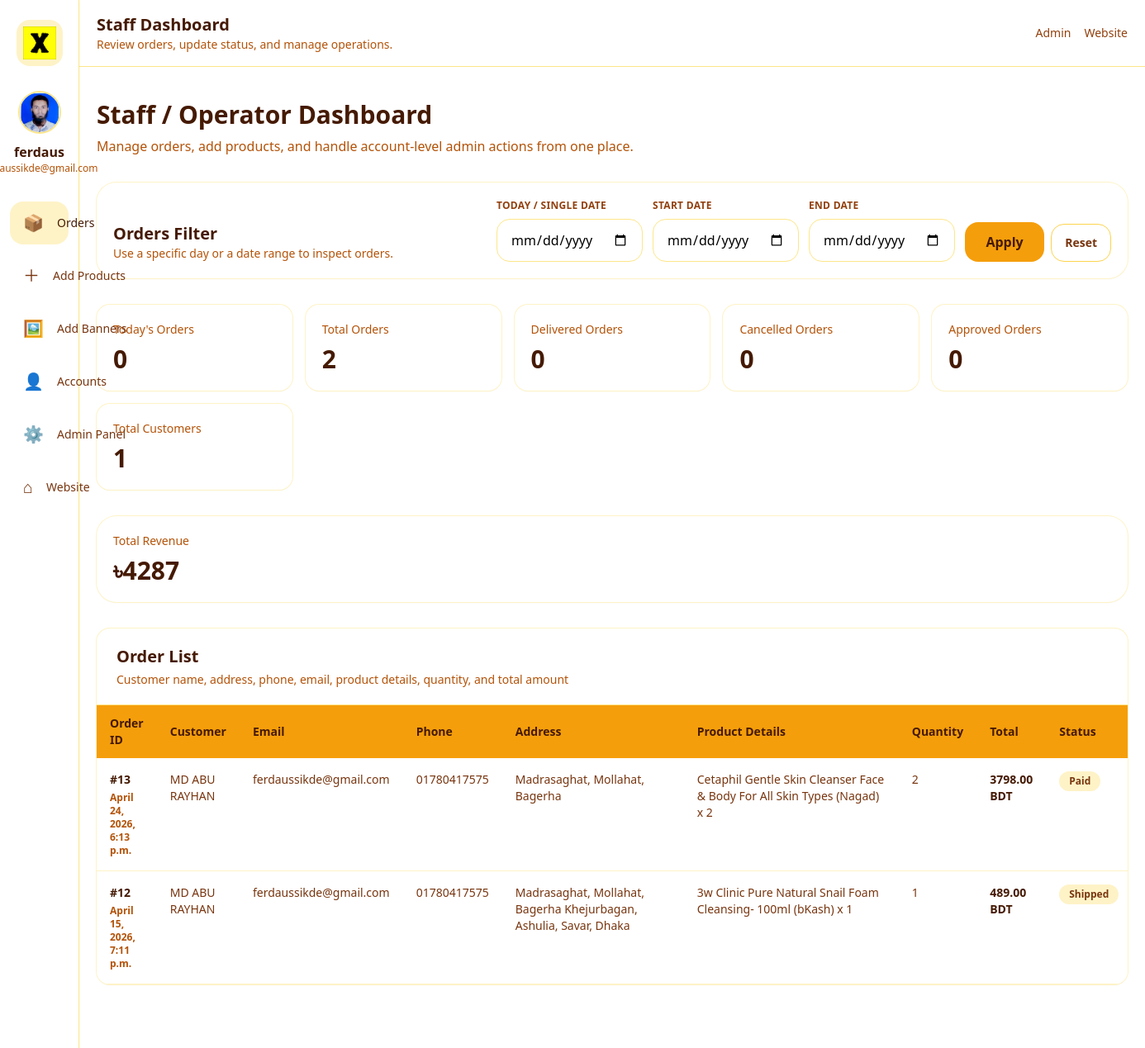
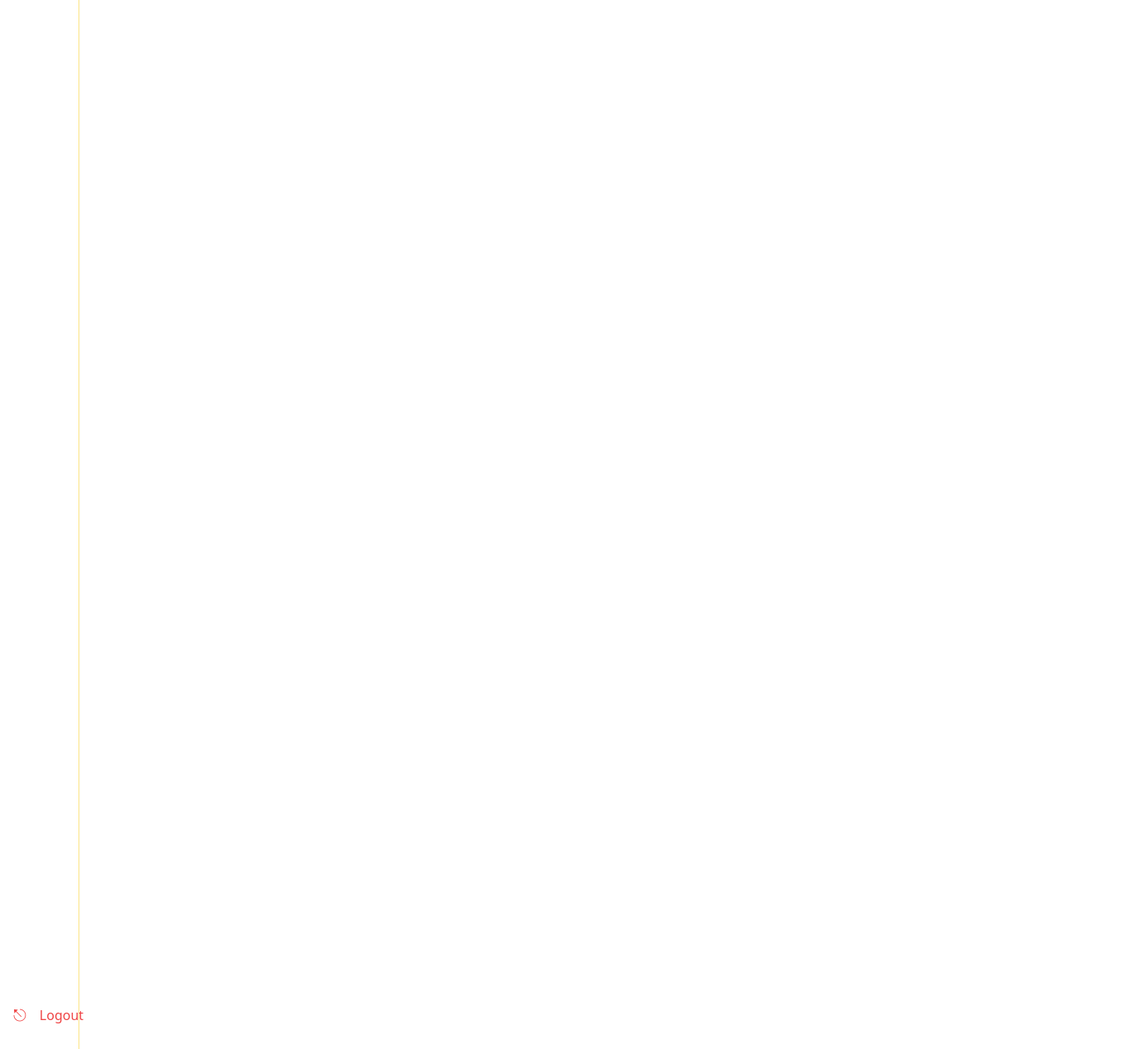
Screenshot of /staff-dashboard/ (signed in) with the database file from the repository (2 pictures, top to bottom).
### store/models.py (models this page shows, shortened)
class CustomerProfile(models.Model):
    GENDER_CHOICES = [
        ("male", "Male"),
        ("female", "Female"),
        ("other", "Other"),
    ]
    user = models.OneToOneField(settings.AUTH_USER_MODEL, on_delete=models.CASCADE)
    phone = models.CharField(max_length=20, blank=True, default="")
    address = models.TextField(blank=True, default="")
    gender = models.CharField(max_length=10, choices=GENDER_CHOICES, default="male")
    profile_image = models.ImageField(upload_to="profile_images/", blank=True, null=True)
    created_at = models.DateTimeField(auto_now_add=True)

class Order(models.Model):
    STATUS_CHOICES = [
        ("pending", "Pending"),
        ("approved", "Approved"),
        ("processing", "Processing"),
        ("packed", "Packed"),
        ("shipped", "Shipped"),
        ("out_for_delivery", "Out for Delivery"),
        ("delivered", "Delivered"),
        ("cancelled", "Cancelled"),
        ("paid", "Paid"),
    ]
    user = models.ForeignKey(
        settings.AUTH_USER_MODEL,
        on_delete=models.SET_NULL,
        null=True,
        blank=True,
        related_name="orders",
    )
    customer_name = models.CharField(max_length=100, default="Guest")
    email = models.EmailField(default="guest@example.com")
    address = models.TextField(default="N/A")
    phone = models.CharField(max_length=20, default="0000000000")
    total_price = models.DecimalField(max_digits=10, decimal_places=2)
    status = models.CharField(max_length=20, choices=STATUS_CHOICES, default="pending")
    created_at = models.DateTimeField(auto_now_add=True)

### store/views.py (the view)
# urls.py: path('staff-dashboard/', views.staff_dashboard, name='staff_dashboard'),
@login_required
@user_passes_test(_is_staff_user)
def staff_dashboard(request):
    orders = Order.objects.prefetch_related("items", "user").order_by("-created_at")
    selected_date = request.GET.get("date", "").strip()
    start_date = request.GET.get("start_date", "").strip()
    end_date = request.GET.get("end_date", "").strip()
    if selected_date:
        orders = orders.filter(created_at__date=selected_date)
    else:
        if start_date:
            orders = orders.filter(created_at__date__gte=start_date)
        if end_date:
            orders = orders.filter(created_at__date__lte=end_date)
    total_orders = orders.count()
    total_customers = (
        orders.exclude(email="")
        .values("email")
        .distinct()
        .count()
    )
    confirmed_orders = orders.filter(status="approved").count()
    cancelled_orders = orders.filter(status="cancelled").count()
    delivered_orders = orders.filter(status="delivered").count()
    today_orders = Order.objects.filter(created_at__date=timezone.localdate()).count()
    total_revenue = orders.aggregate(total=Sum("total_price"))["total"] or 0
    order_rows = []
    for order in orders:
        product_details = ", ".join(
            f"{item.product_name} x {item.quantity}" for item in order.items.all()
        )
        total_quantity = sum(item.quantity for item in order.items.all())
        order_rows.append(
            {
                "id": order.id,
                "created_at": order.created_at,
                "customer_name": order.customer_name,
                "email": order.email,
                "phone": order.phone,
                "address": order.address,
                "product_details": product_details,
                "quantity": total_quantity,
                "total_price": order.total_price,
                "status": order.status,
                "status_label": order.get_status_display(),
            }
        )
    return render(
        request,
        "staff_dashboard.html",
        {
            "orders": order_rows,
            "total_orders": total_orders,
            "total_customers": total_customers,
            "confirmed_orders": confirmed_orders,
            "cancelled_orders": cancelled_orders,
            "delivered_orders": delivered_orders,
            "today_orders": today_orders,
            "total_revenue": total_revenue,
            "selected_date": selected_date,
            "start_date": start_date,
            "end_date": end_date,
        },
    )

### store/templates/staff_dashboard.html (shortened to what this page needs)
{% load static %}
<!DOCTYPE html>
<html lang="en">
<head>
    <script src="https://cdn.tailwindcss.com"></script>
</head>
<body class="bg-white min-h-screen">
<div class="flex min-h-screen">
    <aside id="staffSidebar" class="group fixed inset-y-0 left-0 z-40 flex w-24 flex-col items-center border-r border-amber-200 bg-white py-6 shadow-sm transition-all duration-300 hover:w-72">
        <a href="{% url 'home' %}" class="mb-8 flex h-14 w-14 items-center justify-center rounded-2xl bg-amber-100">
            <img src="{% static 'images/ab-png.png' %}" alt="Logo" class="h-10 w-10">
        </a>
        <div class="mb-8 flex flex-col items-center px-3">
            {% if user_profile.profile_image %}
            <img src="{{ user_profile.profile_image.url }}" alt="Profile" class="h-12 w-12 rounded-full object-cover ring-2 ring-amber-200">
            {% else %}
            <span class="flex h-12 w-12 items-center justify-center rounded-full bg-gradient-to-br from-amber-400 to-yellow-400 text-lg font-bold text-amber-950">{{ request.user.username|slice:":1"|upper }}</span>
            {% endif %}
            <div class="mt-3 hidden text-center group-hover:block">
                <p class="truncate font-semibold text-amber-950">{{ request.user.username }}</p>
                <p class="truncate text-xs text-amber-700">{{ request.user.email }}</p>
            </div>
        </div>
        <nav class="flex w-full flex-1 flex-col items-center gap-3 px-3 text-sm font-medium">
            <a href="#orders" class="flex w-full items-center justify-center rounded-2xl bg-amber-100 px-4 py-3 text-amber-950 transition group-hover:justify-start">
                <span class="text-xl">📦</span>
                <span class="ml-4 hidden whitespace-nowrap group-hover:block">Orders</span>
            </a>
            <a href="{% url 'staff_add_product' %}" class="flex w-full items-center justify-center rounded-2xl px-4 py-3 text-amber-900 transition hover:bg-amber-100 group-hover:justify-start">
                <span class="text-xl">＋</span>
                <span class="ml-4 hidden whitespace-nowrap group-hover:block">Add Products</span>
            </a>
            <a href="/admin/store/banner/add/" class="flex w-full items-center justify-center rounded-2xl px-4 py-3 text-amber-900 transition hover:bg-amber-100 group-hover:justify-start">
                <span class="text-xl">🖼</span>
                <span class="ml-4 hidden whitespace-nowrap group-hover:block">Add Banners</span>
            </a>
            <a href="{% url 'staff_account' %}" class="flex w-full items-center justify-center rounded-2xl px-4 py-3 text-amber-900 transition hover:bg-amber-100 group-hover:justify-start">
                <span class="text-xl">👤</span>
                <span class="ml-4 hidden whitespace-nowrap group-hover:block">Accounts</span>
            </a>
            <a href="{% url 'admin:index' %}" class="flex w-full items-center justify-center rounded-2xl px-4 py-3 text-amber-900 transition hover:bg-amber-100 group-hover:justify-start">
                <span class="text-xl">⚙</span>
                <span class="ml-4 hidden whitespace-nowrap group-hover:block">Admin Panel</span>
            </a>
            <a href="{% url 'home' %}" class="flex w-full items-center justify-center rounded-2xl px-4 py-3 text-amber-900 transition hover:bg-amber-100 group-hover:justify-start">
                <span class="text-xl">⌂</span>
                <span class="ml-4 hidden whitespace-nowrap group-hover:block">Website</span>
            </a>
        </nav>
        <a href="{% url 'logout' %}" class="mt-8 flex w-full items-center justify-center rounded-2xl px-4 py-3 text-red-500 transition hover:bg-red-50 group-hover:justify-start">
            <span class="text-xl">⎋</span>
            <span class="ml-4 hidden whitespace-nowrap group-hover:block">Logout</span>
        </a>
    </aside>
    <main class="flex-1 pl-24">
    <div class="border-b border-amber-200 bg-white/90 backdrop-blur">
        <div class="max-w-7xl mx-auto px-4 py-4 flex items-center justify-between">
            <div class="flex items-center gap-3">
                <div>
                    <h1 class="text-xl font-bold text-amber-950">Staff Dashboard</h1>
                    <p class="text-sm text-amber-700">Review orders, update status, and manage operations.</p>
                </div>
            </div>
            <div class="flex items-center gap-4 text-sm">
                <a href="{% url 'admin:index' %}" class="text-amber-800 hover:text-amber-600">Admin</a>
                <a href="{% url 'home' %}" class="text-amber-800 hover:text-amber-600">Website</a>
            </div>
        </div>
    </div>
    <div class="max-w-7xl mx-auto px-4 py-10">
        <div class="mb-8">
            <h1 class="text-3xl font-bold text-amber-950">Staff / Operator Dashboard</h1>
            <p class="text-amber-700 mt-2">Manage orders, add products, and handle account-level admin actions from one place.</p>
        </div>
        <div class="mb-8 rounded-3xl bg-white p-5 shadow-sm ring-1 ring-amber-100">
            <div class="flex flex-col gap-4 xl:flex-row xl:items-end xl:justify-between">
                <div>
                    <h2 class="text-xl font-bold text-amber-950">Orders Filter</h2>
                    <p class="text-sm text-amber-700">Use a specific day or a date range to inspect orders.</p>
                </div>
                <form method="GET" class="grid gap-3 md:grid-cols-4">
                    <div>
                        <label class="mb-2 block text-xs font-semibold uppercase tracking-wide text-amber-800">Today / Single Date</label>
                        <input type="date" name="date" value="{{ selected_date }}" class="w-full rounded-2xl border border-amber-200 px-4 py-3 focus:outline-none focus:ring-2 focus:ring-amber-400">
                    </div>
                    <div>
                        <label class="mb-2 block text-xs font-semibold uppercase tracking-wide text-amber-800">Start Date</label>
                        <input type="date" name="start_date" value="{{ start_date }}" class="w-full rounded-2xl border border-amber-200 px-4 py-3 focus:outline-none focus:ring-2 focus:ring-amber-400">
                    </div>
                    <div>
                        <label class="mb-2 block text-xs font-semibold uppercase tracking-wide text-amber-800">End Date</label>
                        <input type="date" name="end_date" value="{{ end_date }}" class="w-full rounded-2xl border border-amber-200 px-4 py-3 focus:outline-none focus:ring-2 focus:ring-amber-400">
                    </div>
                    <div class="flex items-end gap-2">
                        <button class="w-full rounded-2xl bg-amber-500 px-4 py-3 font-semibold text-amber-950 hover:bg-amber-400">Apply</button>
                        <a href="{% url 'staff_dashboard' %}" class="rounded-2xl border border-amber-300 px-4 py-3 text-sm font-semibold text-amber-900 hover:bg-amber-50">Reset</a>
                    </div>
                </form>
            </div>
        </div>
        <div class="grid md:grid-cols-2 xl:grid-cols-5 gap-4 mb-8">
            <div class="bg-white rounded-2xl shadow-sm ring-1 ring-amber-100 p-5">
                <p class="text-sm text-amber-700">Today's Orders</p>
                <h2 class="text-3xl font-bold text-amber-950 mt-2">{{ today_orders }}</h2>
            </div>
            <div class="bg-white rounded-2xl shadow-sm ring-1 ring-amber-100 p-5">
                <p class="text-sm text-amber-700">Total Orders</p>
                <h2 class="text-3xl font-bold text-amber-950 mt-2">{{ total_orders }}</h2>
            </div>
            <div class="bg-white rounded-2xl shadow-sm ring-1 ring-amber-100 p-5">
                <p class="text-sm text-amber-700">Delivered Orders</p>
                <h2 class="text-3xl font-bold text-amber-950 mt-2">{{ delivered_orders }}</h2>
            </div>
            <div class="bg-white rounded-2xl shadow-sm ring-1 ring-amber-100 p-5">
                <p class="text-sm text-amber-700">Cancelled Orders</p>
                <h2 class="text-3xl font-bold text-amber-950 mt-2">{{ cancelled_orders }}</h2>
            </div>
            <div class="bg-white rounded-2xl shadow-sm ring-1 ring-amber-100 p-5">
                <p class="text-sm text-amber-700">Approved Orders</p>
                <h2 class="text-3xl font-bold text-amber-950 mt-2">{{ confirmed_orders }}</h2>
            </div>
            <div class="bg-white rounded-2xl shadow-sm ring-1 ring-amber-100 p-5">
                <p class="text-sm text-amber-700">Total Customers</p>
                <h2 class="text-3xl font-bold text-amber-950 mt-2">{{ total_customers }}</h2>
            </div>
        </div>
        <div class="mb-8 rounded-3xl bg-white p-5 shadow-sm ring-1 ring-amber-100">
            <p class="text-sm text-amber-700">Total Revenue</p>
            <h2 class="mt-2 text-3xl font-bold text-amber-950">৳{{ total_revenue }}</h2>
        </div>
        <div>
        <section id="orders" class="bg-white rounded-2xl shadow-sm ring-1 ring-amber-100 overflow-hidden">
            <div class="px-6 py-5 border-b border-amber-200">
                <h2 class="text-xl font-bold text-amber-950">Order List</h2>
                <p class="text-sm text-amber-700 mt-1">Customer name, address, phone, email, product details, quantity, and total amount</p>
            </div>
            <div class="overflow-x-auto">
                <table class="min-w-full text-sm">
                    <thead class="bg-amber-500 text-amber-950">
                        <tr>
                            <th class="px-4 py-3 text-left">Order ID</th>
                            <th class="px-4 py-3 text-left">Customer</th>
                            <th class="px-4 py-3 text-left">Email</th>
                            <th class="px-4 py-3 text-left">Phone</th>
                            <th class="px-4 py-3 text-left">Address</th>
                            <th class="px-4 py-3 text-left">Product Details</th>
                            <th class="px-4 py-3 text-left">Quantity</th>
                            <th class="px-4 py-3 text-left">Total</th>
                            <th class="px-4 py-3 text-left">Status</th>
                        </tr>
                    </thead>
                    <tbody>
                        {% for order in orders %}
                            <tr class="border-b border-amber-100 align-top hover:bg-amber-50">
                                <td class="px-4 py-4 font-semibold text-amber-950">
                                    #{{ order.id }}
                                    <div class="text-xs text-amber-700 mt-1">{{ order.created_at }}</div>
                                </td>
                                <td class="px-4 py-4 text-amber-900">{{ order.customer_name }}</td>
                                <td class="px-4 py-4 text-amber-900">{{ order.email }}</td>
                                <td class="px-4 py-4 text-amber-900">{{ order.phone }}</td>
                                <td class="px-4 py-4 text-amber-900 min-w-[220px]">{{ order.address }}</td>
                                <td class="px-4 py-4 text-amber-900 min-w-[260px]">{{ order.product_details }}</td>
                                <td class="px-4 py-4 text-amber-900">{{ order.quantity }}</td>
                                <td class="px-4 py-4 font-semibold text-amber-950">{{ order.total_price }} BDT</td>
                                <td class="px-4 py-4">
                                    <span class="status-badge inline-flex rounded-full bg-amber-100 text-amber-900 px-3 py-1 text-xs font-semibold">
                                        {{ order.status_label }}
                                    </span>
                                </td>
                            </tr>
                        {% empty %}
                            <tr>
                                <td colspan="10" class="px-4 py-10 text-center text-amber-700">
                                    No orders have been received yet.
                                </td>
                            </tr>
                        {% endfor %}
                    </tbody>
                </table>
            </div>
        </div>
    </div>
    </main>
</div>
</body>
</html>

### rows the page displays
CustomerProfile: profile_image (picture)
Order: id "13", created_at "April 24, 2026, 6:13 p.m.", customer_name "MD ABU RAYHAN", email "ferdaussikde@gmail.com", phone "01780417575", address "Madrasaghat, Mollahat, Bagerha", product_details "Cetaphil Gentle Skin Cleanser Face & Body For All Skin Types (Nagad) x 2", quantity "2", total_price "3798.00", status_label "Paid"
Order: id "12", created_at "April 15, 2026, 7:11 p.m.", customer_name "MD ABU RAYHAN", email "ferdaussikde@gmail.com", phone "01780417575", address "Madrasaghat, Mollahat, Bagerha Khejurbagan, Ashulia, Savar, Dhaka", product_details "3w Clinic Pure Natural Snail Foam Cleansing- 100ml (bKash) x 1", quantity "1", total_price "489.00", status_label "Shipped"

### other values shown
{{ request.user.username }} "ferdaus"
{{ today_orders }} "0"
{{ total_orders }} "2"
{{ delivered_orders }} "0"
{{ cancelled_orders }} "0"
{{ confirmed_orders }} "0"
{{ total_customers }} "1"
{{ total_revenue }} "4287"
